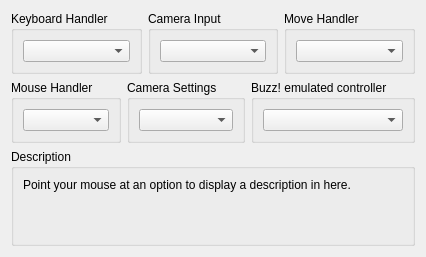
     <widget class="QWidget" name="inputTab">
      <attribute name="title">
       <string>I/O</string>
      </attribute>
      <layout class="QVBoxLayout" name="inputTab_layout" stretch="0,0,1,0">
       <item>
        <layout class="QHBoxLayout" name="inputTabLayoutTop" stretch="1,1,1">
         <item>
          <widget class="QGroupBox" name="gb_keyboard_handler">
           <property name="title">
            <string>Keyboard Handler</string>
           </property>
           <layout class="QVBoxLayout" name="gb_keyboard_handler_layout">
            <item>
             <widget class="QComboBox" name="keyboardHandlerBox"/>
            </item>
           </layout>
          </widget>
         </item>
         <item>
          <widget class="QGroupBox" name="gb_camera_type">
           <property name="title">
            <string>Camera Input</string>
           </property>
           <layout class="QVBoxLayout" name="gb_camera_type_layout">
            <item>
             <widget class="QComboBox" name="cameraTypeBox"/>
            </item>
           </layout>
          </widget>
         </item>
         <item>
          <widget class="QGroupBox" name="gb_move_handler">
           <property name="title">
            <string>Move Handler</string>
           </property>
           <layout class="QVBoxLayout" name="gb_move_handler_layout">
            <item>
             <widget class="QComboBox" name="moveBox"/>
            </item>
           </layout>
          </widget>
         </item>
        </layout>
       </item>
       <item>
        <layout class="QHBoxLayout" name="inputTabLayoutBottom" stretch="1,1,1">
         <item>
          <widget class="QGroupBox" name="gb_mouse_handler">
           <property name="title">
            <string>Mouse Handler</string>
           </property>
           <layout class="QVBoxLayout" name="gb_mouse_handler_layout">
            <item>
             <widget class="QComboBox" name="mouseHandlerBox"/>
            </item>
           </layout>
          </widget>
         </item>
         <item>
          <widget class="QGroupBox" name="gb_camera_setting">
           <property name="title">
            <string>Camera Settings</string>
           </property>
           <layout class="QVBoxLayout" name="gb_camera_setting_layout">
            <item>
             <widget class="QComboBox" name="cameraBox"/>
            </item>
           </layout>
          </widget>
         </item>
         <item>
          <widget class="QGroupBox" name="gb_buzz_emulated">
           <property name="title">
            <string>Buzz! emulated controller</string>
           </property>
           <layout class="QVBoxLayout" name="gb_buzz_emulated_layout">
            <item>
             <widget class="QComboBox" name="buzzBox"/>
            </item>
           </layout>
          </widget>
         </item>
        </layout>
       </item>
       <item>
        <spacer name="inputTabSpacer">
         <property name="orientation">
          <enum>Qt::Vertical</enum>
         </property>
         <property name="sizeType">
          <enum>QSizePolicy::MinimumExpanding</enum>
         </property>
         <property name="sizeHint" stdset="0">
          <size>
           <width>0</width>
           <height>0</height>
          </size>
         </property>
        </spacer>
       </item>
       <item>
        <widget class="QGroupBox" name="gb_description_io">
         <property name="title">
          <string>Description</string>
         </property>
         <layout class="QVBoxLayout" name="gb_description_io_layout">
          <item>
           <widget class="QLabel" name="description_io">
            <property name="text">
             <string>Point your mouse at an option to display a description in here.


</string>
            </property>
            <property name="textFormat">
             <enum>Qt::PlainText</enum>
            </property>
            <property name="alignment">
             <set>Qt::AlignLeading|Qt::AlignLeft|Qt::AlignTop</set>
            </property>
            <property name="wordWrap">
             <bool>true</bool>
            </property>
           </widget>
          </item>
         </layout>
        </widget>
       </item>
      </layout>
     </widget>
